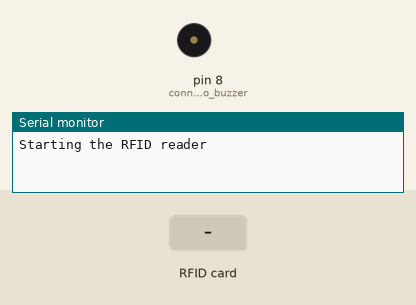
This sketch was run on a simulated Arduino Uno, built with avr-gcc and run on an emulated ATmega328P. Parts: buzzer (waves = sounding), the last lines printed to the serial monitor. The test bench sets the inputs (shaded band).

Above: at 1.2 s.
1.3 s: RFID card 5E 7A 19 C4 held to the reader
At 1.55 s:
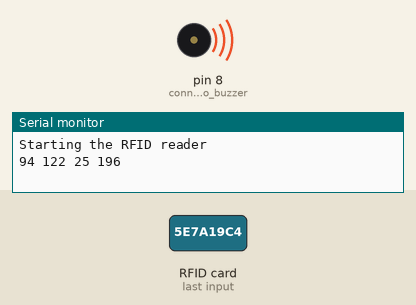
Timing chart, 0 to 4.3 s (numbered marks = the images above; inputs shaded):
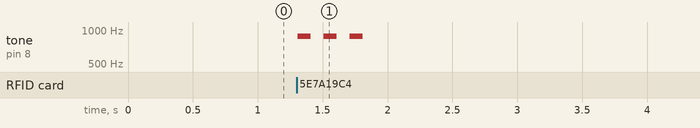

The sketch:

security.ino
```cpp
#include <SPI.h>
#include <MFRC522.h>
#include <RFID.h>
#include "pitches.h"
// plan: small screen display- swipe card, you swipe the card, enter code, enter the code, if either is wrong itll beep and say no but if its all right then unlock


#define RST_PIN   9     // Configurable, see typical pin layout above
#define SS_PIN    10    // Configurable, see typical pin layout above

RFID rfid(SS_PIN, RST_PIN);//no idea what this does

String rfidCard;// string

void setup(){
  Serial.begin(9600);// serial for reference
  Serial.println("Starting the RFID reader");
  SPI.begin();
  rfid.init();
  pinMode(8,OUTPUT);// connected to buzzer
}

void loop(){
  if (rfid.isCard()){// if theres a card?
    if (rfid.readCardSerial()){
      rfidCard = String(rfid.serNum[0])+ " " + String(rfid.serNum[1]) + " " + String(rfid.serNum[2]) + " " + String(rfid.serNum[3]);//set the string as the card serial number
      Serial.println(rfidCard);
      if (rfidCard == "58 202 81 60"){ //if its my card then play a nice tone and eventually unlock something
        tone(8, NOTE_A5, 300);
        delay(100);
        tone(8, NOTE_D5, 300);
        delay(100);
        tone(8, NOTE_G5, 300);
        delay(100);
        Serial.println("Access Granted");
      }else{// elif its not my card BEEP BEEP BEEP and no unlock
        tone(8, NOTE_A5, 100);
        delay(200);
        tone(8, NOTE_A5, 100);
        delay(200);
        tone(8, NOTE_A5, 100);
        delay(200);
        Serial.println("Access Denied");
      }
    }
    rfid.halt();
  }
}
```

Measured:
- after the input at 1.3 s, tone on pin 8 (connected_to_buzzer): alternates 880 Hz for 0.10 s and silent for 0.10 s, 6 changes in all, then stays silent, starting at once
